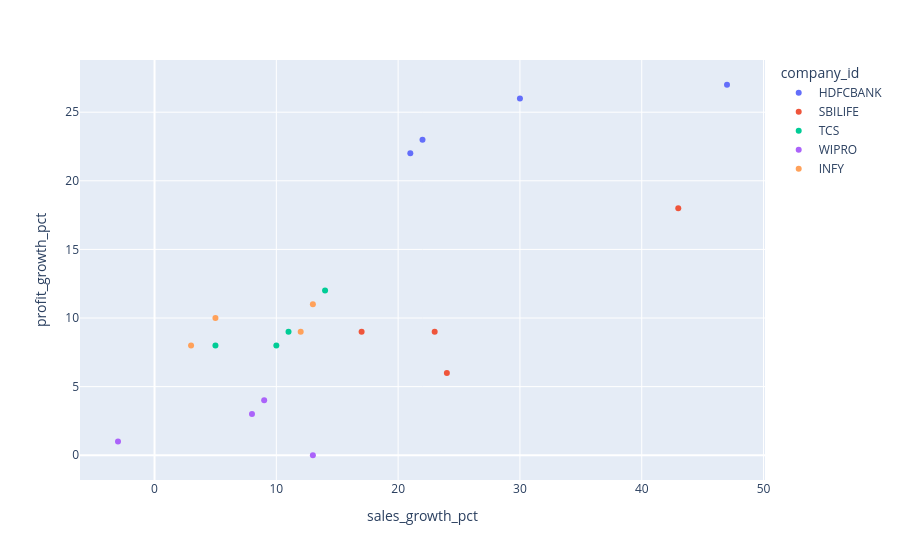

Notebook code for this chart:
### Code cell
fig = px.scatter(
    fact_analysis,
    x="sales_growth_pct",
    y="profit_growth_pct",
    color="company_id",
    hover_data=["roe_pct"]
)

fig.show()

### Figure 1 — Plotly figure (JSON) as saved in the notebook; plotly's stock layout.template omitted (floating-point values rounded to 4 significant figures)
{"data": [{"customdata": [[17.0], [17.0], [17.0], [17.0]], "hovertemplate": "company_id=HDFCBANK<br>sales_growth_pct=%{x}<br>profit_growth_pct=%{y}<br>roe_pct=%{customdata[0]}<extra></extra>", "legendgroup": "HDFCBANK", "marker": {"color": "#636efa", "symbol": "circle"}, "mode": "markers", "name": "HDFCBANK", "orientation": "v", "showlegend": true, "type": "scatter", "x": [21.0, 22.0, 30.0, 47.0], "xaxis": "x", "y": [22.0, 23.0, 26.0, 27.0], "yaxis": "y"}, {"customdata": [[NaN], [13.0], [12.0], [16.0]], "hovertemplate": "company_id=SBILIFE<br>sales_growth_pct=%{x}<br>profit_growth_pct=%{y}<br>roe_pct=%{customdata[0]}<extra></extra>", "legendgroup": "SBILIFE", "marker": {"color": "#EF553B", "symbol": "circle"}, "mode": "markers", "name": "SBILIFE", "orientation": "v", "showlegend": true, "type": "scatter", "x": [24.0, 17.0, 43.0, 23.0], "xaxis": "x", "y": [6.0, 9.0, 18.0, 9.0], "yaxis": "y"}, {"customdata": [[40.0], [44.0], [47.0], [52.0]], "hovertemplate": "company_id=TCS<br>sales_growth_pct=%{x}<br>profit_growth_pct=%{y}<br>roe_pct=%{customdata[0]}<extra></extra>", "legendgroup": "TCS", "marker": {"color": "#00cc96", "symbol": "circle"}, "mode": "markers", "name": "TCS", "orientation": "v", "showlegend": true, "type": "scatter", "x": [11.0, 10.0, 14.0, 5.0], "xaxis": "x", "y": [9.0, 8.0, 12.0, 8.0], "yaxis": "y"}, {"customdata": [[18.0], [17.0], [17.0], [14.0]], "hovertemplate": "company_id=WIPRO<br>sales_growth_pct=%{x}<br>profit_growth_pct=%{y}<br>roe_pct=%{customdata[0]}<extra></extra>", "legendgroup": "WIPRO", "marker": {"color": "#ab63fa", "symbol": "circle"}, "mode": "markers", "name": "WIPRO", "orientation": "v", "showlegend": true, "type": "scatter", "x": [8.0, 9.0, 13.0, -3.0], "xaxis": "x", "y": [3.0, 4.0, 0.0, 1.0], "yaxis": "y"}, {"customdata": [[27.0], [29.0], [31.0], [32.0]], "hovertemplate": "company_id=INFY<br>sales_growth_pct=%{x}<br>profit_growth_pct=%{y}<br>roe_pct=%{customdata[0]}<extra></extra>", "legendgroup": "INFY", "marker": {"color": "#FFA15A", "symbol": "circle"}, "mode": "markers", "name": "INFY", "orientation": "v", "showlegend": true, "type": "scatter", "x": [12.0, 13.0, 5.0, 3.0], "xaxis": "x", "y": [9.0, 11.0, 10.0, 8.0], "yaxis": "y"}], "layout": {"legend": {"title": {"text": "company_id"}, "tracegroupgap": 0}, "margin": {"t": 60}, "xaxis": {"anchor": "y", "domain": [0, 1], "title": {"text": "sales_growth_pct"}}, "yaxis": {"anchor": "x", "domain": [0, 1], "title": {"text": "profit_growth_pct"}}}}
